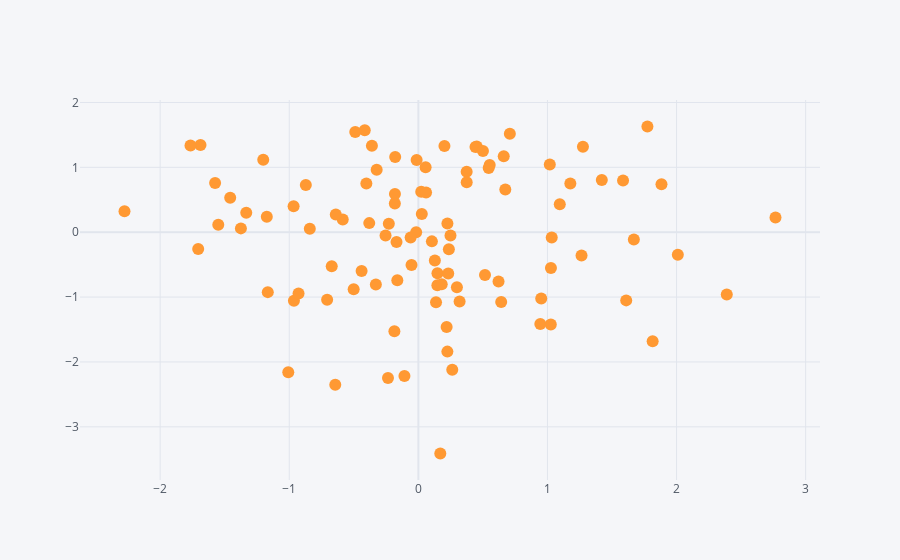

The code cell stored with this chart in its notebook:
### Markdown cell above
# Scatter

### Code cell
fake_df.iplot(kind='scatter', x='A', y='B', mode='markers', size=12)
